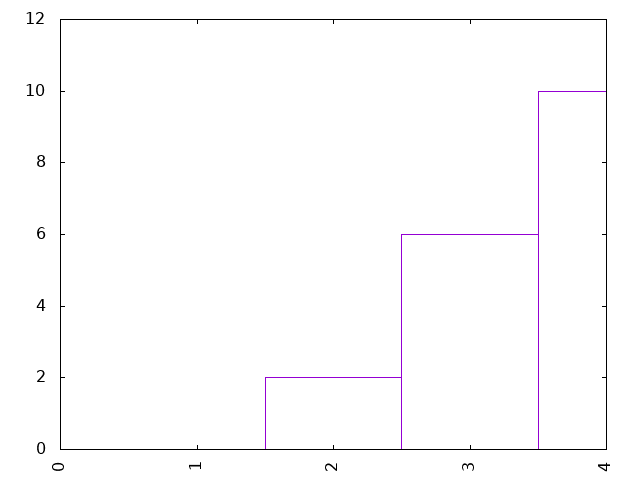

This chart was generated by the following gnuplot code:
set term png
set out "18-20MothersEducation.png"
set key off
set xtics rotate
set yrange[0:12]

plot '18-20MothersEducation.dat' using 1:xticlabel(2) with boxes
